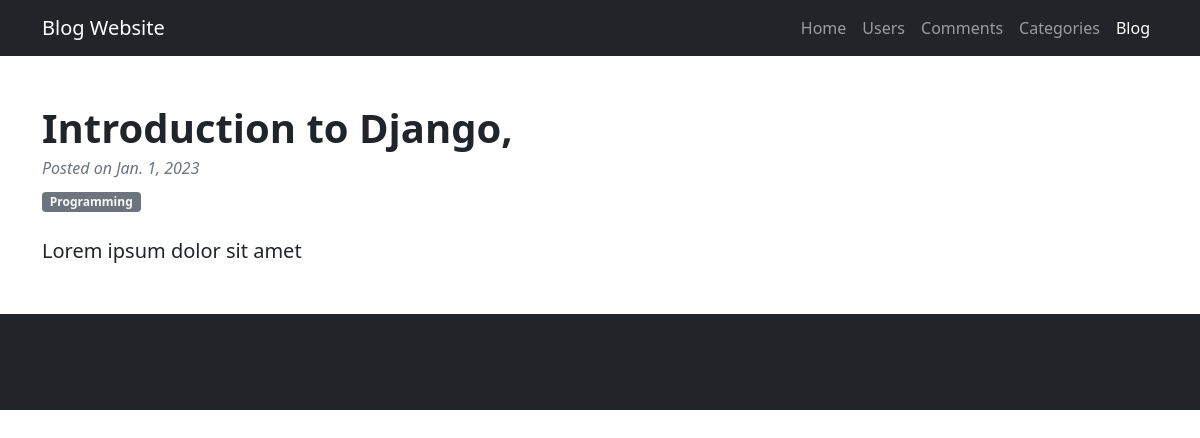
The page /blogdetails/2/ on the database its author committed.
### blog/models.py (models this page shows)
class Post (models.Model):
    ID = models.AutoField(primary_key=True)
    Title = models.CharField(max_length=250)
    Content = models.TextField()
    Category = models.CharField(max_length=250)
    DatePublished = models.DateField(null=True)

### blog/views.py (the view)
# urls.py: path('blogdetails/<int:ID>/', views.blogdetails, name='blogdetails'),
def blogdetails (request, ID) :
    blog = get_object_or_404(Post, pk=ID)
    return render(request, 'blogdetails.html', {'blog': blog})

### blog/templates/blogdetails.html (shortened to what this page needs)
{% extends "base.html" %}
{% block body %}
      <link href="https://cdn.jsdelivr.net/npm/bootstrap@5.0.2/dist/css/bootstrap.min.css" rel="stylesheet">
        <div class="container mt-5">
             <div class="row">
                <div class="col-lg-8">
                    <article>
                        <header class="mb-4">
                            <h1 class="fw-bolder mb-1">{{ blog.Title }}</h1>
                            <div class="text-muted fst-italic mb-2">Posted on {{ blog.DatePublished }}</div>
                            <div class="badge bg-secondary text-decoration-none link-light" href="#!">{{ blog.Category }}</div>
                        </header>
                        <section class="mb-5">
                            <p class="fs-5 mb-4">{{ blog.Content }}</p>
                        </section>
                    </article>
                </div>
                </div>
            </div>
        {% endblock %}

### rows shown on the page
Post: Title "Introduction to Django,", DatePublished "Jan. 1, 2023", Category "Programming", Content "Lorem ipsum dolor sit amet"
